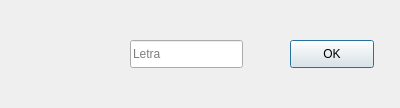
<?xml version="1.0" encoding="UTF-8"?>
<ui version="4.0">
 <class>Comodin</class>
 <widget class="QDialog" name="Comodin">
  <property name="geometry">
   <rect>
    <x>0</x>
    <y>0</y>
    <width>400</width>
    <height>108</height>
   </rect>
  </property>
  <property name="windowTitle">
   <string>Dialog</string>
  </property>
  <widget class="QLineEdit" name="lineEdit">
   <property name="geometry">
    <rect>
     <x>130</x>
     <y>40</y>
     <width>113</width>
     <height>28</height>
    </rect>
   </property>
   <property name="maxLength">
    <number>1</number>
   </property>
   <property name="placeholderText">
    <string>Letra</string>
   </property>
  </widget>
  <widget class="QPushButton" name="pushButton">
   <property name="geometry">
    <rect>
     <x>290</x>
     <y>40</y>
     <width>84</width>
     <height>28</height>
    </rect>
   </property>
   <property name="text">
    <string>OK</string>
   </property>
  </widget>
 </widget>
 <resources/>
 <connections/>
</ui>
